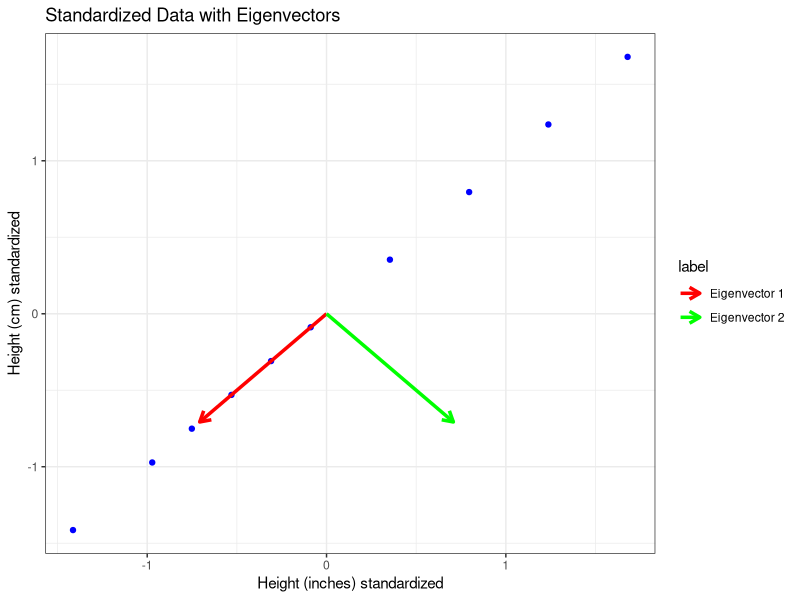

Generate this figure with R:
library(ggplot2)

# Given data
weight_lbs <- c(120, 180, 150, 160, 130, 140, 165, 175, 155, 145)
height_inches <- c(60, 70, 65, 68, 62, 64, 72, 74, 66, 63)
height_cm <- c(152.4, 177.8, 165.1, 172.72, 157.48, 162.56, 182.88, 187.96, 167.64, 160.02)

# Create a data frame
df <- data.frame(
  weight_lbs = weight_lbs,
  height_inches = height_inches,
  height_cm = height_cm
)

# Standardize just the height columns
X <- df[, c("height_inches", "height_cm")]
X_standard <- scale(X)

# TODO: Compute the covariance matrix for the standardized height data
cov_matrix <- cov(X_standard)
print(cov_matrix)

# TODO: Perform eigendecomposition on the covariance matrix to obtain eigenvalues and eigenvectors
eig <- eigen(cov_matrix)
eigenvalues <- eig$values
eigenvectors <- eig$vectors

cat("\nEigenvalues:\n")
print(eigenvalues)

cat("\nEigenvectors:\n")
print(eigenvectors)

# Plotting the standardized data and eigenvectors
X_standard_df <- as.data.frame(X_standard)
colnames(X_standard_df) <- c("height_inches", "height_cm")

origin <- data.frame(x = 0, y = 0)
eigvec_df <- data.frame(
  xend = eigenvectors[1, ],
  yend = eigenvectors[2, ],
  label = c("Eigenvector 1", "Eigenvector 2"),
  color = c("red", "green")
)

plot <- ggplot(X_standard_df, aes(x = height_inches, y = height_cm)) +
  geom_point(color = "blue") +
  geom_segment(
    data = eigvec_df,
    aes(x = 0, y = 0, xend = xend, yend = yend, color = label),
    arrow = arrow(length = unit(0.3, "cm")), linewidth = 1.2
  ) +
  scale_color_manual(values = c("red", "green")) +
  ggtitle("Standardized Data with Eigenvectors") +
  xlab("Height (inches) standardized") +
  ylab("Height (cm) standardized") +
  theme_bw() +
  theme(panel.grid = element_line())

cat("\nCovariance Matrix:\n")
print(cov_matrix)

cat("\nEigenvalues:\n")
print(eigenvalues)

cat("\nEigenvectors:\n")
print(eigenvectors)
